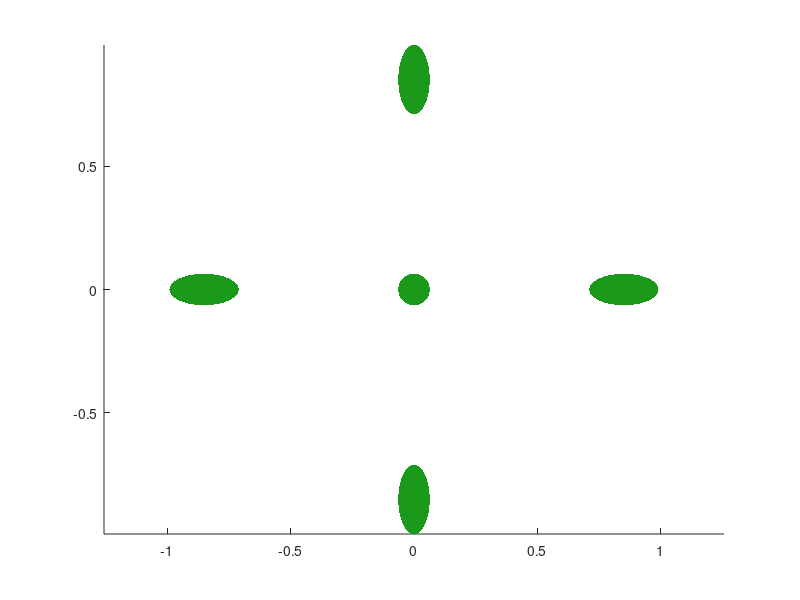

Source code (MATLAB):
function [] = plot_SiCBValleys_3D(eb_cut, origin, cb_shifts)
% [] = plot_SiCBValleys_3D(eb_cut, origin, cb_shifts)
%   This function plots the iso-energetic surfaces of elliptical valleys
%   for Silicon. This is 6 elliptical valleys, 85% along the Gamma-X high
%   symmetry line.
%
%   IN:
%   -  eb_cut:     	scalar of the energy above the CBM to slice for the iso-surface [eV].
%   -  origin:      1x3 row vector of the origin location of the Gama point [x,y,z].
%   -  cb_shifts: 	1x3 row vector of the relative energy shift of each valley [eb_x, eb_y, eb_z].
%
%   OUT: (figure)

%% Defining the default parameters
if nargin < 1; eb_cut = 0.2; origin = [0, 0, 0]; cb_shifts = [0, 0, 0]; end
if nargin < 2; origin = [0, 0, 0]; cb_shifts = [0, 0, 0];  end
if nargin < 3; cb_shifts = [0, 0, 0]; end
if isempty(eb_cut); eb_cut = 0.2;  end
if isempty(origin); origin = [0, 0, 0];  end
if isempty(cb_shifts); cb_shifts = [0, 0, 0];  end

%% 1.0 - Defining the constant parameters
x_ebshift = cb_shifts(1); y_ebshift = cb_shifts(2); z_ebshift = cb_shifts(3); 
m0 = 9.11e-31;
hbar = 4.135e-15;
ml = 0.92*m0;
mt = 0.19*m0;
%% 1.1 - Defining the dispersions of the CB parabola's
k_calc =  @(eb, eff_mass, eb_shift) sqrt(((2*eff_mass)/(hbar^2)) * (eb - eb_shift));
%% 1.2 - Extracting the CB ellipsoids
k0 = 0.85;       % Defining the position of the CBM in k-space
% -- IsoE for x valleys
[pX_xx, pX_yy, pX_zz] = ellipsoid(k0+origin(1), 0+origin(2), 0+origin(3), k_calc(eb_cut,ml,x_ebshift),k_calc(eb_cut,mt,x_ebshift),k_calc(eb_cut,mt,x_ebshift), 1e3);
[mX_xx, mX_yy, mX_zz] = ellipsoid(-k0+origin(1), 0+origin(2), 0+origin(3), k_calc(eb_cut,ml,x_ebshift),k_calc(eb_cut,mt,x_ebshift),k_calc(eb_cut,mt,x_ebshift), 1e3);
% -- IsoE for y valleys
[pY_xx, pY_yy, pY_zz] = ellipsoid(0+origin(1),k0+origin(2),0+origin(3),k_calc(eb_cut,mt,y_ebshift),k_calc(eb_cut,ml,y_ebshift),k_calc(eb_cut,mt,y_ebshift), 1e3);
[mY_xx, mY_yy, mY_zz] = ellipsoid(0+origin(1),-k0+origin(2),0+origin(3),k_calc(eb_cut,mt,y_ebshift),k_calc(eb_cut,ml,y_ebshift),k_calc(eb_cut,mt,y_ebshift), 1e3);
% -- IsoE for z valleys
[pZ_xx, pZ_yy, pZ_zz] = ellipsoid(0+origin(1),0+origin(2),k0+origin(3),k_calc(eb_cut,mt,z_ebshift),k_calc(eb_cut,mt,z_ebshift),k_calc(eb_cut,ml,z_ebshift), 1e3);
[mZ_xx, mZ_yy, mZ_zz] = ellipsoid(0+origin(1),0+origin(2),-k0+origin(3),k_calc(eb_cut,mt,z_ebshift),k_calc(eb_cut,mt,z_ebshift),k_calc(eb_cut,ml,z_ebshift), 1e3);

%% - 2.0 - Plotting the isoe surface
hold on;
% -- Defining plot constants
if cb_shifts(1)==0 && cb_shifts(2)==0 && cb_shifts(3)==0
    xy_valley_col = [0.1,0.6,0.1];
    z_valley_col = [0.1,0.6,0.1];
else
    xy_valley_col = [0.1,0.6,0.1];
    z_valley_col = [0.6,0.1,0.6];
end
% -- Plotting X-valleys
surf(pX_xx, pX_yy, pX_zz, 'Edgecolor', 'none', 'facecolor', xy_valley_col);
surf(mX_xx, mX_yy, mX_zz, 'Edgecolor', 'none', 'facecolor', xy_valley_col);
% -- Plotting Y-valleys
surf(pY_xx, pY_yy, pY_zz, 'Edgecolor', 'none', 'facecolor', xy_valley_col);
surf(mY_xx, mY_yy, mY_zz, 'Edgecolor', 'none', 'facecolor', xy_valley_col);
% -- Plotting Z-valleys
surf(pZ_xx, pZ_yy, pZ_zz, 'Edgecolor', 'none', 'facecolor', z_valley_col);
surf(mZ_xx, mZ_yy, mZ_zz, 'Edgecolor', 'none', 'facecolor', z_valley_col);
% - 3.0 Formatting the figure
axis tight; axis equal;
end